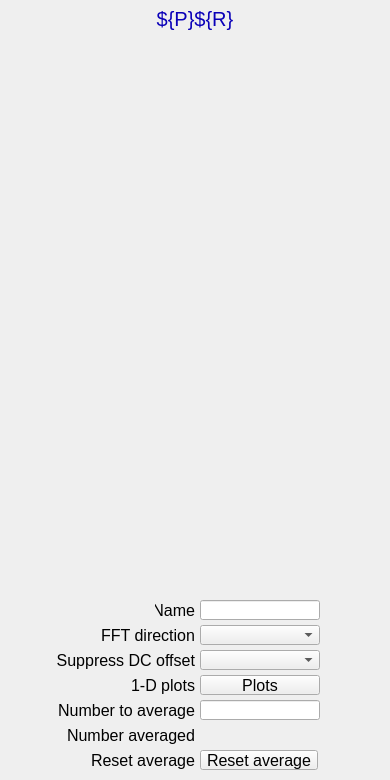
<?xml version="1.0" ?>
<ui version="4.0">
  <class>Dialog</class>
  <widget class="PyDMFrame" name="screen">
    <property name="geometry">
      <rect>
        <x>362</x>
        <y>68</y>
        <width>390</width>
        <height>780</height>
      </rect>
    </property>
    <property name="minimumSize">
      <size>
        <width>390</width>
        <height>780</height>
      </size>
    </property>
    <property name="styleSheet">
      <string notr="true">PyDMFrame#screen {
  color: rgb(0, 0, 0);
  background-color: rgb(187, 187, 187);
  }</string>
    </property>
    <property name="windowTitle">
      <string>NDFFT</string>
    </property>
    <layout class="QGridLayout" name="gridLayout" columnstretch="5,10,10,20,20,40,50,40,5,118,2,65,5" rowstretch="5,1,24,1,4,555,5,5,20,5,20,5,20,5,20,5,20,5,1,18,1,5,20,5,5">
      <property name="leftMargin">
        <number>0</number>
      </property>
      <property name="topMargin">
        <number>0</number>
      </property>
      <property name="rightMargin">
        <number>0</number>
      </property>
      <property name="bottomMargin">
        <number>0</number>
      </property>
      <property name="horizontalSpacing">
        <number>0</number>
      </property>
      <property name="verticalSpacing">
        <number>0</number>
      </property>
      <item row="1" column="0" rowspan="2" colspan="13">
        <widget class="PyDMDrawingRectangle" name="rectangle">
          <property name="geometry">
            <rect>
              <x>0</x>
              <y>5</y>
              <width>390</width>
              <height>25</height>
            </rect>
          </property>
          <property name="sizePolicy">
            <sizepolicy hsizetype="Ignored" vsizetype="Ignored">
              <horstretch>0</horstretch>
              <verstretch>0</verstretch>
            </sizepolicy>
          </property>
          <property name="brush" stdset="0">
            <brush brushstyle="SolidPattern">
              <color alpha="255">
                <red>218</red>
                <green>218</green>
                <blue>218</blue>
              </color>
            </brush>
          </property>
          <property name="penStyle" stdset="0">
            <enum>Qt::SolidLine</enum>
          </property>
          <property name="penColor" stdset="0">
            <color>
              <red>218</red>
              <green>218</green>
              <blue>218</blue>
            </color>
          </property>
          <property name="penWidth" stdset="0">
            <double>0</double>
          </property>
          <property name="penCapStyle" stdset="0">
            <enum>Qt::FlatCap</enum>
          </property>
          <property name="toolTip">
            <string>rectangle</string>
          </property>
        </widget>
      </item>
      <item row="2" column="0" rowspan="2" colspan="13">
        <widget class="QLabel" name="text">
          <property name="geometry">
            <rect>
              <x>0</x>
              <y>6</y>
              <width>390</width>
              <height>25</height>
            </rect>
          </property>
          <property name="sizePolicy">
            <sizepolicy hsizetype="Ignored" vsizetype="Ignored">
              <horstretch>0</horstretch>
              <verstretch>0</verstretch>
            </sizepolicy>
          </property>
          <property name="text">
            <string>${P}${R}</string>
          </property>
          <property name="font">
            <font>
              <pointsize>15</pointsize>
            </font>
          </property>
          <property name="brush" stdset="0">
            <brush brushstyle="SolidPattern">
              <color alpha="255">
                <red>10</red>
                <green>0</green>
                <blue>184</blue>
              </color>
            </brush>
          </property>
          <property name="toolTip">
            <string>text</string>
          </property>
          <property name="alignment">
            <set>Qt::AlignCenter</set>
          </property>
          <property name="styleSheet">
            <string notr="true">QLabel#text {
  color: rgb(10, 0, 184);
  }</string>
          </property>
        </widget>
      </item>
      <item row="5" column="1" colspan="11">
        <widget class="PyDMEmbeddedDisplay" name="composite">
          <property name="geometry">
            <rect>
              <x>5</x>
              <y>35</y>
              <width>380</width>
              <height>555</height>
            </rect>
          </property>
          <property name="sizePolicy">
            <sizepolicy hsizetype="Ignored" vsizetype="Ignored">
              <horstretch>0</horstretch>
              <verstretch>0</verstretch>
            </sizepolicy>
          </property>
          <property name="toolTip">
            <string>composite</string>
          </property>
          <property name="filename" stdset="0">
            <string>NDPluginBase.ui</string>
          </property>
        </widget>
      </item>
      <item row="7" column="1" rowspan="17" colspan="11">
        <widget class="PyDMDrawingRectangle" name="rectangle_1">
          <property name="geometry">
            <rect>
              <x>5</x>
              <y>595</y>
              <width>380</width>
              <height>180</height>
            </rect>
          </property>
          <property name="sizePolicy">
            <sizepolicy hsizetype="Ignored" vsizetype="Ignored">
              <horstretch>0</horstretch>
              <verstretch>0</verstretch>
            </sizepolicy>
          </property>
          <property name="brush" stdset="0">
            <brush brushstyle="NoBrush">
              <color alpha="255">
                <red>0</red>
                <green>0</green>
                <blue>0</blue>
              </color>
            </brush>
          </property>
          <property name="penStyle" stdset="0">
            <enum>Qt::SolidLine</enum>
          </property>
          <property name="penColor" stdset="0">
            <color>
              <red>0</red>
              <green>0</green>
              <blue>0</blue>
            </color>
          </property>
          <property name="penWidth" stdset="0">
            <double>1</double>
          </property>
          <property name="penCapStyle" stdset="0">
            <enum>Qt::FlatCap</enum>
          </property>
          <property name="toolTip">
            <string>rectangle_1</string>
          </property>
        </widget>
      </item>
      <item row="12" column="2" colspan="6">
        <widget class="QLabel" name="text_1">
          <property name="geometry">
            <rect>
              <x>15</x>
              <y>650</y>
              <width>180</width>
              <height>20</height>
            </rect>
          </property>
          <property name="sizePolicy">
            <sizepolicy hsizetype="Ignored" vsizetype="Ignored">
              <horstretch>0</horstretch>
              <verstretch>0</verstretch>
            </sizepolicy>
          </property>
          <property name="text">
            <string>Suppress DC offset</string>
          </property>
          <property name="font">
            <font>
              <pointsize>12</pointsize>
            </font>
          </property>
          <property name="brush" stdset="0">
            <brush brushstyle="SolidPattern">
              <color alpha="255">
                <red>0</red>
                <green>0</green>
                <blue>0</blue>
              </color>
            </brush>
          </property>
          <property name="toolTip">
            <string>text_1</string>
          </property>
          <property name="alignment">
            <set>Qt::AlignRight|Qt::AlignTrailing|Qt::AlignVCenter</set>
          </property>
          <property name="styleSheet">
            <string notr="true">QLabel#text_1 {
  color: rgb(0, 0, 0);
  }</string>
          </property>
        </widget>
      </item>
      <item row="12" column="9" colspan="2">
        <widget class="PyDMEnumComboBox" name="menu">
          <property name="geometry">
            <rect>
              <x>200</x>
              <y>650</y>
              <width>120</width>
              <height>20</height>
            </rect>
          </property>
          <property name="sizePolicy">
            <sizepolicy hsizetype="Ignored" vsizetype="Ignored">
              <horstretch>0</horstretch>
              <verstretch>0</verstretch>
            </sizepolicy>
          </property>
          <property name="toolTip">
            <string>${P}${R}FFTSuppressDC</string>
          </property>
          <property name="channel" stdset="0">
            <string>ca://${P}${R}FFTSuppressDC</string>
          </property>
          <property name="font">
            <font>
              <pointsize>12</pointsize>
            </font>
          </property>
          <property name="styleSheet">
            <string notr="true">PyDMEnumComboBox#menu {
  color: rgb(0, 0, 0);
  background-color: rgb(115, 223, 255);
  }</string>
          </property>
        </widget>
      </item>
      <item row="14" column="9" colspan="2">
        <widget class="PyDMRelatedDisplayButton" name="related_display">
          <property name="geometry">
            <rect>
              <x>200</x>
              <y>675</y>
              <width>120</width>
              <height>20</height>
            </rect>
          </property>
          <property name="sizePolicy">
            <sizepolicy hsizetype="Ignored" vsizetype="Ignored">
              <horstretch>0</horstretch>
              <verstretch>0</verstretch>
            </sizepolicy>
          </property>
          <property name="toolTip">
            <string>Plots</string>
          </property>
          <property name="text">
            <string>Plots</string>
          </property>
          <property name="showIcon" stdset="0">
            <bool>true</bool>
          </property>
          <property name="font">
            <font>
              <pointsize>12</pointsize>
            </font>
          </property>
          <property name="styleSheet">
            <string notr="true">PyDMRelatedDisplayButton#related_display {
  color: rgb(0, 0, 0);
  background-color: rgb(115, 223, 255);
  }</string>
          </property>
          <property name="titles" stdset="0">
            <stringlist>
              <string>Time series</string>
              <string>FFT abs. value</string>
              <string>FFT real</string>
              <string>FFT Imaginary</string>
              <string>Combined</string>
              <string/>
              <string/>
              <string/>
              <string/>
              <string/>
              <string/>
              <string/>
              <string/>
              <string/>
              <string/>
            </stringlist>
          </property>
          <property name="filenames" stdset="0">
            <stringlist>
              <string>NDFFTTimeSeriesPlot.ui</string>
              <string>NDFFTFreqSpectrumPlot.ui</string>
              <string>NDFFTFreqSpectrumPlot.ui</string>
              <string>NDFFTFreqSpectrumPlot.ui</string>
              <string>NDFFTPlotAll.ui</string>
              <string>.ui</string>
              <string>.ui</string>
              <string>.ui</string>
              <string>.ui</string>
              <string>.ui</string>
              <string>.ui</string>
              <string>.ui</string>
              <string>l.ui</string>
              <string>.ui</string>
              <string>.ui</string>
            </stringlist>
          </property>
          <property name="macros" stdset="0">
            <stringlist>
              <string>P=${P},RTS=${RTS},R=${R}</string>
              <string>P=${P},RTS=${RTS},R=${R},S=FFTAbsValue</string>
              <string>P=${P},RTS=${RTS},R=${R},S=FFTReal</string>
              <string>P=${P},RTS=${RTS},R=${R},S=FFTImaginary</string>
              <string>P=${P},RTS=${RTS},R=${R}</string>
              <string/>
              <string/>
              <string/>
              <string/>
              <string/>
              <string/>
              <string/>
              <string/>
              <string/>
              <string/>
            </stringlist>
          </property>
          <property name="openInNewWindow" stdset="0">
            <bool>true</bool>
          </property>
        </widget>
      </item>
      <item row="14" column="6" colspan="2">
        <widget class="QLabel" name="text_2">
          <property name="geometry">
            <rect>
              <x>105</x>
              <y>675</y>
              <width>90</width>
              <height>20</height>
            </rect>
          </property>
          <property name="sizePolicy">
            <sizepolicy hsizetype="Ignored" vsizetype="Ignored">
              <horstretch>0</horstretch>
              <verstretch>0</verstretch>
            </sizepolicy>
          </property>
          <property name="text">
            <string>1-D plots</string>
          </property>
          <property name="font">
            <font>
              <pointsize>12</pointsize>
            </font>
          </property>
          <property name="brush" stdset="0">
            <brush brushstyle="SolidPattern">
              <color alpha="255">
                <red>0</red>
                <green>0</green>
                <blue>0</blue>
              </color>
            </brush>
          </property>
          <property name="toolTip">
            <string>text_2</string>
          </property>
          <property name="alignment">
            <set>Qt::AlignRight|Qt::AlignTrailing|Qt::AlignVCenter</set>
          </property>
          <property name="styleSheet">
            <string notr="true">QLabel#text_2 {
  color: rgb(0, 0, 0);
  }</string>
          </property>
        </widget>
      </item>
      <item row="10" column="5" colspan="3">
        <widget class="QLabel" name="text_3">
          <property name="geometry">
            <rect>
              <x>65</x>
              <y>625</y>
              <width>130</width>
              <height>20</height>
            </rect>
          </property>
          <property name="sizePolicy">
            <sizepolicy hsizetype="Ignored" vsizetype="Ignored">
              <horstretch>0</horstretch>
              <verstretch>0</verstretch>
            </sizepolicy>
          </property>
          <property name="text">
            <string>FFT direction</string>
          </property>
          <property name="font">
            <font>
              <pointsize>12</pointsize>
            </font>
          </property>
          <property name="brush" stdset="0">
            <brush brushstyle="SolidPattern">
              <color alpha="255">
                <red>0</red>
                <green>0</green>
                <blue>0</blue>
              </color>
            </brush>
          </property>
          <property name="toolTip">
            <string>text_3</string>
          </property>
          <property name="alignment">
            <set>Qt::AlignRight|Qt::AlignTrailing|Qt::AlignVCenter</set>
          </property>
          <property name="styleSheet">
            <string notr="true">QLabel#text_3 {
  color: rgb(0, 0, 0);
  }</string>
          </property>
        </widget>
      </item>
      <item row="10" column="9" colspan="2">
        <widget class="PyDMEnumComboBox" name="menu_1">
          <property name="geometry">
            <rect>
              <x>200</x>
              <y>625</y>
              <width>120</width>
              <height>20</height>
            </rect>
          </property>
          <property name="sizePolicy">
            <sizepolicy hsizetype="Ignored" vsizetype="Ignored">
              <horstretch>0</horstretch>
              <verstretch>0</verstretch>
            </sizepolicy>
          </property>
          <property name="toolTip">
            <string>${P}${R}FFTDirection</string>
          </property>
          <property name="channel" stdset="0">
            <string>ca://${P}${R}FFTDirection</string>
          </property>
          <property name="font">
            <font>
              <pointsize>12</pointsize>
            </font>
          </property>
          <property name="styleSheet">
            <string notr="true">PyDMEnumComboBox#menu_1 {
  color: rgb(0, 0, 0);
  background-color: rgb(115, 223, 255);
  }</string>
          </property>
        </widget>
      </item>
      <item row="8" column="7">
        <widget class="QLabel" name="text_4">
          <property name="geometry">
            <rect>
              <x>155</x>
              <y>600</y>
              <width>40</width>
              <height>20</height>
            </rect>
          </property>
          <property name="sizePolicy">
            <sizepolicy hsizetype="Ignored" vsizetype="Ignored">
              <horstretch>0</horstretch>
              <verstretch>0</verstretch>
            </sizepolicy>
          </property>
          <property name="text">
            <string>Name</string>
          </property>
          <property name="font">
            <font>
              <pointsize>12</pointsize>
            </font>
          </property>
          <property name="brush" stdset="0">
            <brush brushstyle="SolidPattern">
              <color alpha="255">
                <red>0</red>
                <green>0</green>
                <blue>0</blue>
              </color>
            </brush>
          </property>
          <property name="toolTip">
            <string>text_4</string>
          </property>
          <property name="alignment">
            <set>Qt::AlignRight|Qt::AlignTrailing|Qt::AlignVCenter</set>
          </property>
          <property name="styleSheet">
            <string notr="true">QLabel#text_4 {
  color: rgb(0, 0, 0);
  }</string>
          </property>
        </widget>
      </item>
      <item row="8" column="9" colspan="2">
        <widget class="PyDMLineEdit" name="text_entry">
          <property name="geometry">
            <rect>
              <x>200</x>
              <y>600</y>
              <width>120</width>
              <height>20</height>
            </rect>
          </property>
          <property name="sizePolicy">
            <sizepolicy hsizetype="Ignored" vsizetype="Ignored">
              <horstretch>0</horstretch>
              <verstretch>0</verstretch>
            </sizepolicy>
          </property>
          <property name="channel" stdset="0">
            <string>ca://${P}${R}Name</string>
          </property>
          <property name="toolTip">
            <string>${P}${R}Name</string>
          </property>
          <property name="font">
            <font>
              <pointsize>12</pointsize>
            </font>
          </property>
          <property name="styleSheet">
            <string notr="true">PyDMLineEdit#text_entry {
  color: rgb(0, 0, 0);
  background-color: rgb(115, 223, 255);
  border: 1px solid black;
  margin: 0px;
  padding: 0px;
  spacing: 0px;
  }</string>
          </property>
        </widget>
      </item>
      <item row="16" column="3" colspan="5">
        <widget class="QLabel" name="text_5">
          <property name="geometry">
            <rect>
              <x>25</x>
              <y>700</y>
              <width>170</width>
              <height>20</height>
            </rect>
          </property>
          <property name="sizePolicy">
            <sizepolicy hsizetype="Ignored" vsizetype="Ignored">
              <horstretch>0</horstretch>
              <verstretch>0</verstretch>
            </sizepolicy>
          </property>
          <property name="text">
            <string>Number to average</string>
          </property>
          <property name="font">
            <font>
              <pointsize>12</pointsize>
            </font>
          </property>
          <property name="brush" stdset="0">
            <brush brushstyle="SolidPattern">
              <color alpha="255">
                <red>0</red>
                <green>0</green>
                <blue>0</blue>
              </color>
            </brush>
          </property>
          <property name="toolTip">
            <string>text_5</string>
          </property>
          <property name="alignment">
            <set>Qt::AlignRight|Qt::AlignTrailing|Qt::AlignVCenter</set>
          </property>
          <property name="styleSheet">
            <string notr="true">QLabel#text_5 {
  color: rgb(0, 0, 0);
  }</string>
          </property>
        </widget>
      </item>
      <item row="16" column="9" colspan="2">
        <widget class="PyDMLineEdit" name="text_entry_1">
          <property name="geometry">
            <rect>
              <x>200</x>
              <y>700</y>
              <width>120</width>
              <height>20</height>
            </rect>
          </property>
          <property name="sizePolicy">
            <sizepolicy hsizetype="Ignored" vsizetype="Ignored">
              <horstretch>0</horstretch>
              <verstretch>0</verstretch>
            </sizepolicy>
          </property>
          <property name="channel" stdset="0">
            <string>ca://${P}${R}FFTNumAverage</string>
          </property>
          <property name="toolTip">
            <string>${P}${R}FFTNumAverage</string>
          </property>
          <property name="font">
            <font>
              <pointsize>12</pointsize>
            </font>
          </property>
          <property name="styleSheet">
            <string notr="true">PyDMLineEdit#text_entry_1 {
  color: rgb(0, 0, 0);
  background-color: rgb(115, 223, 255);
  border: 1px solid black;
  margin: 0px;
  padding: 0px;
  spacing: 0px;
  }</string>
          </property>
        </widget>
      </item>
      <item row="18" column="4" rowspan="3" colspan="4">
        <widget class="QLabel" name="text_6">
          <property name="geometry">
            <rect>
              <x>45</x>
              <y>725</y>
              <width>150</width>
              <height>20</height>
            </rect>
          </property>
          <property name="sizePolicy">
            <sizepolicy hsizetype="Ignored" vsizetype="Ignored">
              <horstretch>0</horstretch>
              <verstretch>0</verstretch>
            </sizepolicy>
          </property>
          <property name="text">
            <string>Number averaged</string>
          </property>
          <property name="font">
            <font>
              <pointsize>12</pointsize>
            </font>
          </property>
          <property name="brush" stdset="0">
            <brush brushstyle="SolidPattern">
              <color alpha="255">
                <red>0</red>
                <green>0</green>
                <blue>0</blue>
              </color>
            </brush>
          </property>
          <property name="toolTip">
            <string>text_6</string>
          </property>
          <property name="alignment">
            <set>Qt::AlignRight|Qt::AlignTrailing|Qt::AlignVCenter</set>
          </property>
          <property name="styleSheet">
            <string notr="true">QLabel#text_6 {
  color: rgb(0, 0, 0);
  }</string>
          </property>
        </widget>
      </item>
      <item row="19" column="9" colspan="2">
        <widget class="PyDMLabel" name="text_update">
          <property name="geometry">
            <rect>
              <x>200</x>
              <y>726</y>
              <width>120</width>
              <height>18</height>
            </rect>
          </property>
          <property name="sizePolicy">
            <sizepolicy hsizetype="Ignored" vsizetype="Ignored">
              <horstretch>0</horstretch>
              <verstretch>0</verstretch>
            </sizepolicy>
          </property>
          <property name="toolTip">
            <string>PV: ${P}${R}FFTNumAveraged</string>
          </property>
          <property name="channel" stdset="0">
            <string>ca://${P}${R}FFTNumAveraged</string>
          </property>
          <property name="font">
            <font>
              <pointsize>10</pointsize>
            </font>
          </property>
          <property name="alignment">
            <set>Qt::AlignLeading|Qt::AlignLeft|Qt::AlignVCenter</set>
          </property>
          <property name="textInteractionFlags">
            <set>Qt::TextSelectableByKeyboard|Qt::TextSelectableByMouse</set>
          </property>
          <property name="styleSheet">
            <string notr="true">PyDMLabel#text_update {
  color: rgb(10, 0, 184);
  background-color: rgb(187, 187, 187);
  }</string>
          </property>
        </widget>
      </item>
      <item row="22" column="5" colspan="3">
        <widget class="QLabel" name="text_7">
          <property name="geometry">
            <rect>
              <x>65</x>
              <y>750</y>
              <width>130</width>
              <height>20</height>
            </rect>
          </property>
          <property name="sizePolicy">
            <sizepolicy hsizetype="Ignored" vsizetype="Ignored">
              <horstretch>0</horstretch>
              <verstretch>0</verstretch>
            </sizepolicy>
          </property>
          <property name="text">
            <string>Reset average</string>
          </property>
          <property name="font">
            <font>
              <pointsize>12</pointsize>
            </font>
          </property>
          <property name="brush" stdset="0">
            <brush brushstyle="SolidPattern">
              <color alpha="255">
                <red>0</red>
                <green>0</green>
                <blue>0</blue>
              </color>
            </brush>
          </property>
          <property name="toolTip">
            <string>text_7</string>
          </property>
          <property name="alignment">
            <set>Qt::AlignRight|Qt::AlignTrailing|Qt::AlignVCenter</set>
          </property>
          <property name="styleSheet">
            <string notr="true">QLabel#text_7 {
  color: rgb(0, 0, 0);
  }</string>
          </property>
        </widget>
      </item>
      <item row="22" column="9">
        <widget class="PyDMPushButton" name="message_button">
          <property name="geometry">
            <rect>
              <x>200</x>
              <y>750</y>
              <width>118</width>
              <height>20</height>
            </rect>
          </property>
          <property name="sizePolicy">
            <sizepolicy hsizetype="Ignored" vsizetype="Ignored">
              <horstretch>0</horstretch>
              <verstretch>0</verstretch>
            </sizepolicy>
          </property>
          <property name="text">
            <string>Reset average</string>
          </property>
          <property name="font">
            <font>
              <pointsize>12</pointsize>
            </font>
          </property>
          <property name="toolTip">
            <string>${P}${R}FFTResetAverage</string>
          </property>
          <property name="channel" stdset="0">
            <string>ca://${P}${R}FFTResetAverage</string>
          </property>
          <property name="pressValue" stdset="0">
            <string>1</string>
          </property>
          <property name="styleSheet">
            <string notr="true">PyDMPushButton#message_button {
  color: rgb(0, 0, 0);
  background-color: rgb(115, 223, 255);
  }</string>
          </property>
        </widget>
      </item>
    </layout>
    <zorder>rectangle</zorder>
    <zorder>text</zorder>
    <zorder>composite</zorder>
    <zorder>rectangle_1</zorder>
    <zorder>text_1</zorder>
    <zorder>menu</zorder>
    <zorder>related_display</zorder>
    <zorder>text_2</zorder>
    <zorder>text_3</zorder>
    <zorder>menu_1</zorder>
    <zorder>text_4</zorder>
    <zorder>text_entry</zorder>
    <zorder>text_5</zorder>
    <zorder>text_entry_1</zorder>
    <zorder>text_6</zorder>
    <zorder>text_update</zorder>
    <zorder>text_7</zorder>
    <zorder>message_button</zorder>
  </widget>
  <customwidgets>
    <customwidget>
      <class>PyDMDrawingRectangle</class>
      <extends>QWidget</extends>
      <header>pydm.widgets.drawing</header>
    </customwidget>
    <customwidget>
      <class>PyDMLabel</class>
      <extends>QLabel</extends>
      <header>pydm.widgets.label</header>
    </customwidget>
    <customwidget>
      <class>PyDMEmbeddedDisplay</class>
      <extends>QFrame</extends>
      <header>pydm.widgets.embedded_display</header>
    </customwidget>
    <customwidget>
      <class>PyDMEnumComboBox</class>
      <extends>QComboBox</extends>
      <header>pydm.widgets.enum_combo_box</header>
    </customwidget>
    <customwidget>
      <class>PyDMRelatedDisplayButton</class>
      <extends>QPushButton</extends>
      <header>pydm.widgets.related_display_button</header>
    </customwidget>
    <customwidget>
      <class>PyDMLineEdit</class>
      <extends>QLineEdit</extends>
      <header>pydm.widgets.line_edit</header>
    </customwidget>
    <customwidget>
      <class>PyDMPushButton</class>
      <extends>QPushButton</extends>
      <header>pydm.widgets.pushbutton</header>
    </customwidget>
    <customwidget>
      <class>PyDMFrame</class>
      <extends>QFrame</extends>
      <header>pydm.widgets.frame</header>
    </customwidget>
  </customwidgets>
</ui>
